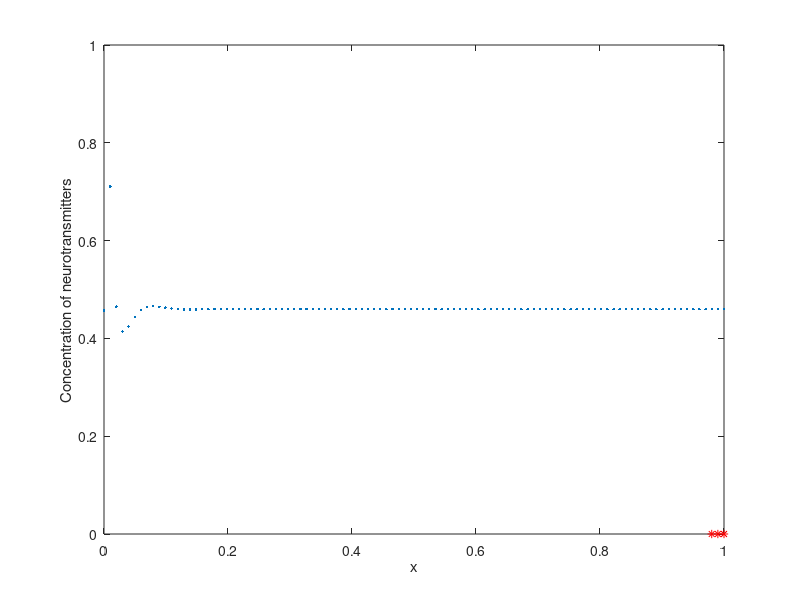

Here is the MATLAB script that generated this plot:
% Finite difference scheme of the diffusion equation
% -------------
% u_t = c*u_xx
% -------------
% using Crank-Nicholson and Neumann boundaries

close all;

M = 100;             % number of spacial grid points
K = 7000;           % number of time steps
h = 1/(M+1);        % space step size
k = 5e-5;           % time step size

r = k/(h^2);
L = 1;



% Scaling gives u_t = scale*u_xx
% x* = Lx, t* = Tt, u* = Nu
% Assume L = 15e-9, T = 10e-4, N = 5000
% scale = diff_const*N*T/L^2
T = 10e-4;
scale = 2000/3;


% Grid points in space, not including boundary points
x = h:h:(1-h);


% -------------
% Flux
% -------------

N = 5000/5000;              % Scaled number of neurotransmitters
R = 152/5000;       % Scaled number og receptors, density*area = 152
RN = 0;             % Scaled number of connections

density_R = 152/5000;

epsilon = L/50;    % Extracellular fluid with
range = floor(epsilon/h);

% R + N + 2*RN = constant
% b = R + N - 2*RN; % rate of flux

% Initial value, start with all neurotransmitters in x=0:
U = zeros(1,M+2);
U(1) = N;


% --------------------
% Making matrix system:
% --------------------

ee = ones(M, 1);
e1 = ones(M-1, 1);

% Matrix for internal nodes
A_internal = sparse(diag(e1,-1) - 2*diag(ee) + diag(e1,1));

% Matrix for whole system including boundary points
A = spalloc(M+2,M+2, 3*(M+2));
A(2:M+1,2:M+1) = A_internal;

% Homogenous Neumann boundary conditions in x=0:
A(1, 1:3) = [-3/2*h, 2*h, -h/2];
A(2,1) = 1;

% Neumann boundary conditions in x=L describing rate of reaction:

flux = 0;
d = zeros(M+2,1);
d(M+2) = flux;

%A(M+2, M+1:M+2) = [1 -1];
A(M+2, M:M+2) = [-1/2 2 -3/2];
A(M+1,M+2) = 1;

A = scale*r/2*A;
I = eye(M+2);


% Reaction constants
% k_scale = 6.022e23/1e-3;
k1 = 1e3;
k2 = 1e1;
N_U = norm(U(1,end-range:end),1);
P_R = 1;

% figure;
figure(1)
filename = 'testnew51.gif';

for n = 1:K
    % Update flux for next time step using information from this time step:
    if U(n,end) > 0
        
        P_R = (R)/(density_R)    % Relative amount of available receptors
        if P_R < 0
            P_R = 0;
        end
        
        flux = (k1*P_R*N_U - k2*(1-P_R))*density_R
    else
        flux = 0
    end
    %d(:,n+1) = [zeros(M+1,1); flux];
    d(end-range+1:end, n+1) = flux/range;
    
    U(n+1,:) =  (I-A)\((I+A)*(U(n,:)')) - (I-A)\(k/h*(d(:,n)+d(:,n+1)));
    
    % Update number of receptors and connections:
    R = R - flux*k;
    RN = RN + flux*k;
    N_U = norm(U(n,end-range:end),1);
    
    plot([0,x,L],U(n+1,:),'.')
    hold on
    plot([x(end-range+1:end), L],0, 'r*');
    hold off
    xlabel('x')
    ylabel('Concentration of neurotransmitters')
    axis([0, L, 0, N])
    
%     drawnow
%     frame = getframe(1);
%     im = frame2im(frame);
%     [imind,cm] = rgb2ind(im,256);
%     if n == 1;
%         imwrite(imind,cm,filename,'gif', 'Loopcount',inf);
%     else
%         imwrite(imind,cm,filename,'gif','WriteMode','append');
%     end
    
    if flux < 1e-1 && P_R < 0.8
        time = n*k
        break
    end
end



% figure;
% mesh(U)
% ylabel('time')
% xlabel('x')
% zlabel('Relative density of N')
% title('Distribution of neurotransmitters (N) over a line')
% % save('figure_1d.pdf')
